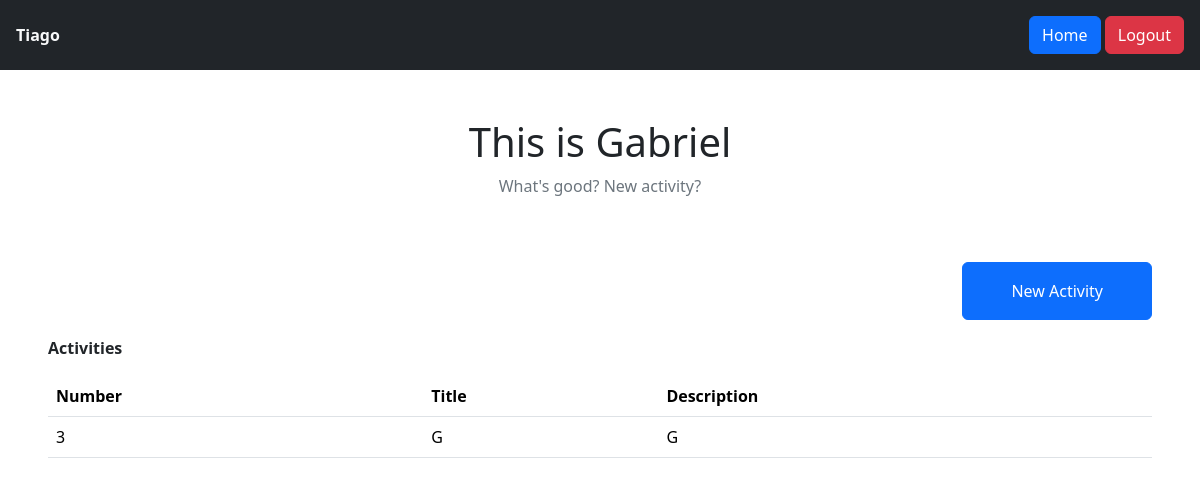
Page /view/class/1 (signed in) on the committed database.
### app/models.py (models this page shows)
class User(db.Model, UserMixin):
    id = db.Column(db.Integer, primary_key=True)
    name = db.Column(db.String(150), nullable=False)
    email = db.Column(db.String(150), unique=True, nullable=False)
    password = db.Column(db.String(200), nullable=False)

class Class(db.Model):
    id = db.Column(db.Integer, primary_key=True)
    name = db.Column(db.String(150), unique=True, nullable=False)
    teacher_id = db.Column(db.Integer, db.ForeignKey('user.id'), nullable=False, default=User.id)

class Activities(db.Model):
    id = db.Column(db.Integer, primary_key=True)
    title = db.Column(db.String(150), nullable=False)
    description = db.Column(db.Text, nullable=True)
    date = db.Column(db.DateTime, nullable=False, default=datetime.now)
    class_id = db.Column(db.Integer, db.ForeignKey('class.id'), nullable=False)

### app/views.py (the view)
@app.route('/view/class/<int:id>', methods=['GET', 'POST'])
@login_required
def classPage(id):
    classroom = Class.query.get(id)
    data = Activities.query.filter_by(class_id=id)
    activities = {'data' : data.all()}
    return render_template('class_page.html', classroom=classroom, activities=activities)

### app/models.py (called while the page is built)
@login_manager.user_loader
def load_user(user_id):
    return User.query.get(int(user_id))

### app/templates/class_page.html
{% extends 'base.html' %}
{% block content %}
<section class="mt-5">
    <div class="d-flex flex-column align-items-center">
        <h1>This is {{ classroom.name }}</h1>
        <p class="text-secondary">What's good? New activity?</p>
    </div>
    <div class="d-flex justify-content-end">
        <a href="{{ url_for('signActivity', id=classroom.id) }}" class="btn btn-primary px-5 py-3 mx-5 mt-5">New Activity</a>
    </div>
    <div class="px-5 py-3">
        <p class="fw-bold">Activities</p>
        <table class="table">
            <thead>
                <th class="fw-bold">Number</th>
                <th class="fw-bold">Title</th>
                <th class="fw-bold">Description</th>
            </thead>
            <tbody>
                {% for i in activities['data'] %}
                <tr>
                    <td>{{ i.id }}</td>
                    <td>{{ i.title }}</td>
                    <td>{{ i.description }}</td>
                </tr>
                {% endfor %}
            </tbody>
        </table>
    </div>
</section>
{% endblock %}

### app/templates/base.html (shortened to what this page needs)
{% block documentheader %}
<!DOCTYPE html>
<html lang="en">
<head>
    <link href="https://cdn.jsdelivr.net/npm/bootstrap@5.3.8/dist/css/bootstrap.min.css" rel="stylesheet">
</head>
<body>
    {% if current_user.is_authenticated %}
        <section class="d-flex bg-dark justify-content-between p-3 align-items-center">
            <div>
                <span class="text-light fw-bold">{{ current_user.name }}</span>
            </div>
            <div>
                <a href="{{ url_for('home') }}" class="btn btn-primary">Home</a>
                <a href="{{ url_for('logout') }}" class="btn btn-danger">Logout</a>
            </div>
        </section>
    {% endif %}
    {% block content %}{% endblock %}
</body>
</html>
{% endblock %}

### rows in the picture
User: name "Tiago"
Class: name "Gabriel"
Activities: id "3", title "G", description "G"
